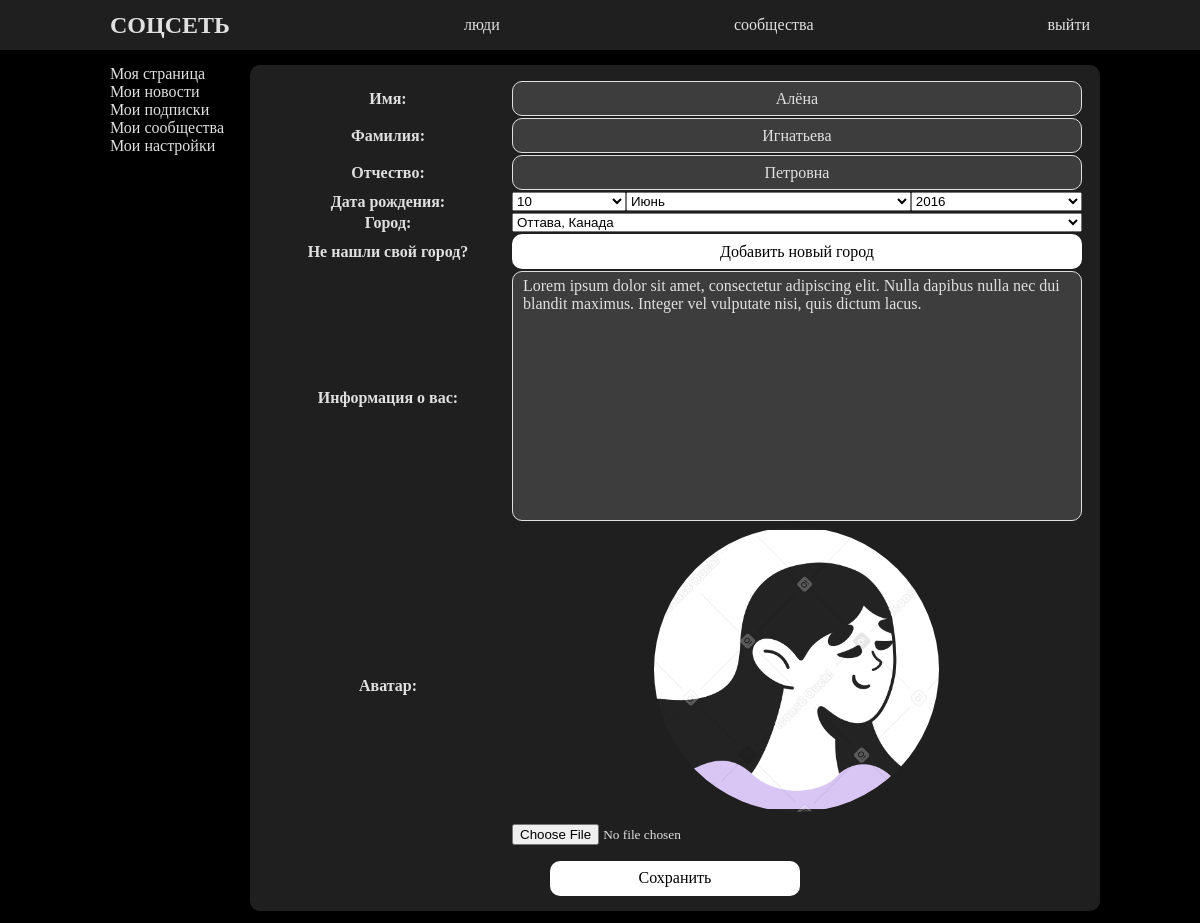
Page /profileupdate/ (signed in) on the earlier database version.
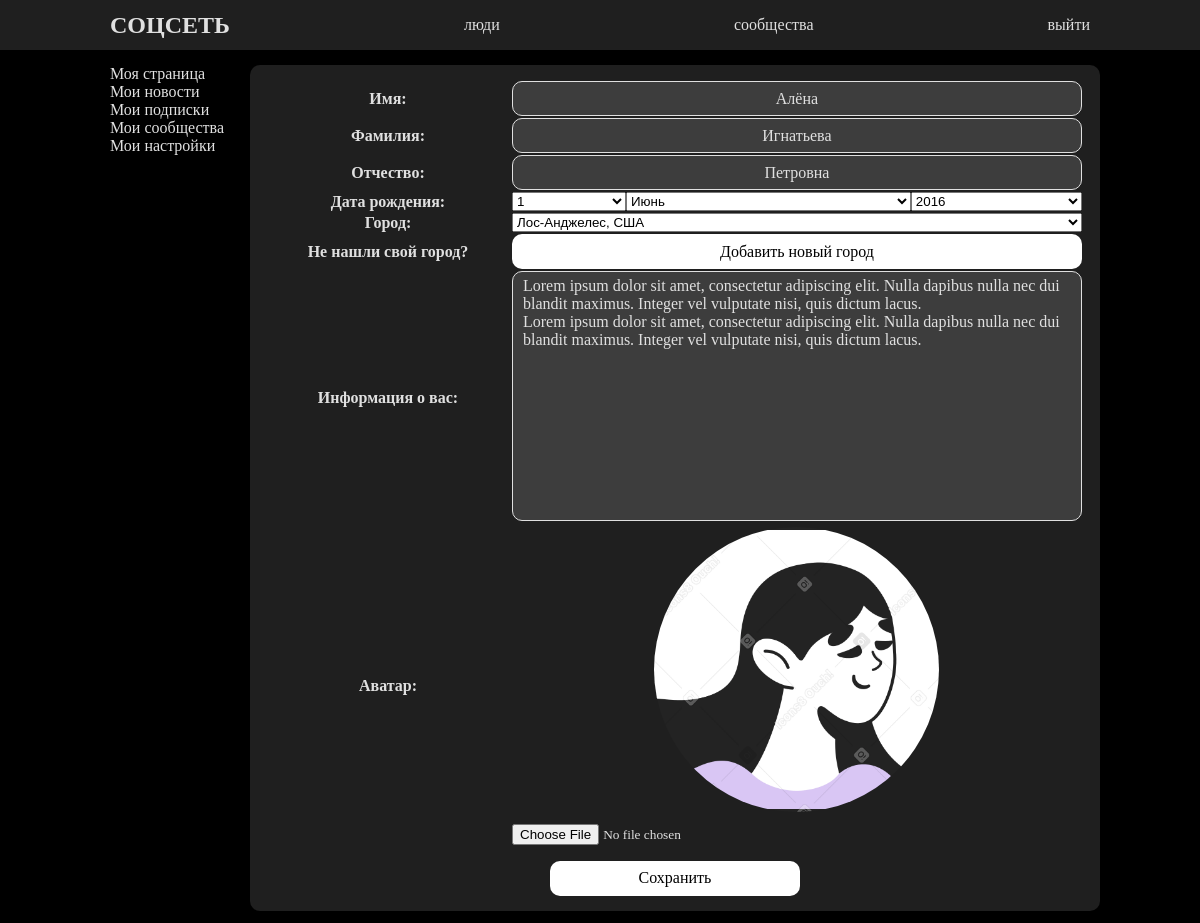
Same page on the later database version.
### socialapp/models.py (models this page shows, shortened)
class Profile(models.Model):
    user = models.OneToOneField(User, on_delete=models.CASCADE)
    name = models.CharField(max_length=100, verbose_name='Имя')
    surname = models.CharField(max_length=100, verbose_name='Фамилия')
    secondname = models.CharField(max_length=100, null=True, blank=True, verbose_name='Отчество')
    city = models.ForeignKey(City, on_delete=models.SET_NULL, null=True, blank=True, verbose_name='Город')
    birthdate = models.DateField(null=True, blank=True, verbose_name='Дата рождения')
    avatar = models.ImageField(upload_to=avatar_upload_to, null=True, blank=True, verbose_name='Аватар')
    bio = models.TextField(max_length=500, null=True, blank=True, verbose_name='Информация')
    following = models.ManyToManyField('self', related_name='followers', symmetrical=False, blank=True, verbose_name='Подписки')
    slug = models.SlugField(unique=True, default=None, verbose_name='URL')

### socialapp/views.py (the view, shortened to what this page needs)
# urls.py: path('profileupdate/', views.profileupdate, name='profileupdate'),
@login_required()
def profileupdate(req):
    profile = Profile.objects.get(user_id=req.user.id)
    form = ProfileUpdate(initial={'name': profile.name, 'surname': profile.surname, 'secondname': profile.secondname,
                                  'birthdate': profile.birthdate, 'city': profile.city_id, 'bio': profile.bio,
                                  'avatar': profile.avatar})
    return render(req, 'socialapp/profile_update.html', context={'form': form, 'profile': profile})

### socialapp/models.py (called while the page is built)
    def __str__(self):
        return f'{self.name}'

    def __str__(self):
        return f'{self.name}, {self.country.name}'

### templates/socialapp/profile_update.html (shortened to what this page needs)
{% extends 'base.html' %}
{% load static %}
{% block css %}
    <link rel="stylesheet" href="{% static 'css/profile.css' %}">
{% endblock css %}
{% block main %}
        <div class="main-div">
            <div class="text-center card-simple">
                <form method="post" novalidate enctype="multipart/form-data">
                    <table class="margin-auto margin-bottom15 profile-update-table">
                        <tr>
                            <th>{{ form.name.label_tag }}</th>
                            <td>{{ form.name }}</td>
                            <td>{{ form.name.errors }}</td>
                        </tr>
                        <tr>
                            <th>{{ form.surname.label_tag }}</th>
                            <td>{{ form.surname }}</td>
                            <td>{{ form.surname.errors }}</td>
                        </tr>
                        <tr>
                            <th>{{ form.secondname.label_tag }}</th>
                            <td>{{ form.secondname }}</td>
                            <td>{{ form.secondname.errors }}</td>
                        </tr>
                        <tr>
                            <th>{{ form.birthdate.label_tag }}</th>
                            <td>{{ form.birthdate }}</td>
                            <td>{{ form.birthdate.errors }}</td>
                        </tr>
                        <tr id="id_city_tr">
                            <th>{{ form.city.label_tag }}</th>
                            <td>{{ form.city }}</td>
                            <td>{{ form.city.errors }}</td>
                        </tr>
                        <tr>
                            <th>Не нашли свой город?</th>
                            <td>
                                <button type="button" id="add_new_city">Добавить новый город</button>
                            </td>
                        </tr>
                        <tr>
                            <th>{{ form.bio.label_tag }}</th>
                            <td>{{ form.bio }}</td>
                            <td>{{ form.bio.errors }}</td>
                        </tr>
                        <tr>
                            <th rowspan="2">{{ form.avatar.label_tag }}</th>
                            <td>
                                <div class="avatar margin-auto"><img src="{{ profile.avatar.url }}" alt="avatar"></div>
                            </td>
                        </tr>
                        <tr>
                            <td><input type="file" name="avatar" accept="image/*" required="" id="id_avatar"></td>
                        </tr>
                    </table>
                    <input type="submit" value="Сохранить">
                </form>
            </div>
        </div>
{% endblock main %}

Differences in the rows shown:
changed Profile "Алёна": city "Оттава, Канада" → "Лос-Анджелес, США"; bio "Lorem ipsum dolor sit amet, consectetur adipiscing elit. Nulla dapibus nulla nec dui blandit maximus. Integer vel vulputate nisi, quis dictum lacus." → "…nisi, quis dictum lacus. Lorem ipsum dolor sit amet, consectetur adipiscing elit. Nulla dapibus nulla nec dui blandit maximus. Integer vel vulputate nisi, quis dictum lacus."
Other differences:
form field birthdate: "10" → "1"
